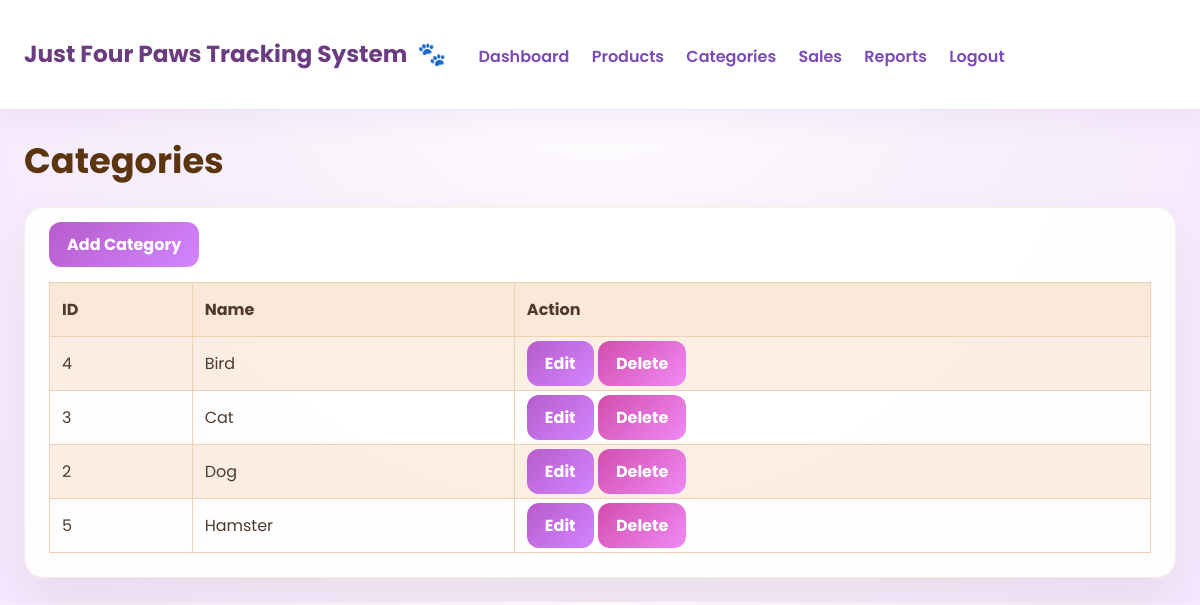
The app's page /categories.php (signed in) with its own data.
### tables this page shows
CREATE TABLE `categories` (
  `id` int(11) NOT NULL AUTO_INCREMENT,
  `name` varchar(100) NOT NULL,
  PRIMARY KEY (`id`)
);

### categories.php (the view, shortened to what this page needs)
<?php
include 'config/database.php';
include 'includes/header.php';
$query = "SELECT * FROM categories ORDER BY name";
$result = mysqli_query($inventory_conn, $query);
?>
<h1 class="page-title">Categories</h1>
<div class="table-card">
    <a href="add_category.php" class="btn">Add Category</a>
    <br><br>
    <table>
        <tr>
            <th>ID</th>
            <th>Name</th>
            <th>Action</th>
        </tr>
        <?php while ($row = mysqli_fetch_assoc($result)) { ?>
        <tr>
            <td><?php echo $row['id']; ?></td>
            <td><?php echo htmlspecialchars($row['name']); ?></td>
            <td>
                <a href="edit_category.php?id=<?php echo $row['id']; ?>" class="btn">Edit</a>
                <a href="delete_category.php?id=<?php echo $row['id']; ?>" class="btn btn-danger" onclick="return confirm('Are you sure you want to delete this category?');">Delete</a>
            </td>
        </tr>
        <?php } ?>
    </table>
</div>
<?php include 'includes/footer.php'; ?>

### assets/style.css (style rules this page uses)
body { font-family: 'Poppins', 'Segoe UI', Tahoma, Geneva, Verdana, sans-serif; margin: 0; background: radial-gradient(circle at top, #ffffff 0%, #f8f0fb 45%, #f4e7ff 100%); color: #4b2f5a; }
.page-title { margin: 0 0 20px; font-size: 2.2rem; color: #5b3410; }
.card, .form-card, .chart-card, .table-card { background: rgba(255, 255, 255, 0.95); border-radius: 20px; box-shadow: 0 20px 45px rgba(93, 57, 25, 0.08); padding: 24px; border: 1px solid rgba(220, 174, 127, 0.2); }
table { width: 100%; border-collapse: collapse; background: transparent; }
table, th, td { border: 1px solid #f0d0b3; }
th, td { padding: 14px 12px; text-align: left; color: #4d3b2e; }
th { background: #fbe8d8; }
tr:nth-child(even) { background: rgba(250, 231, 216, 0.7); }
.btn { background: linear-gradient(135deg, #b75bcc, #d286ff); color: white; padding: 11px 18px; text-decoration: none; border: none; border-radius: 12px; cursor: pointer; font-weight: 700; }
.btn-danger { background: linear-gradient(135deg, #d24dad, #f08af5); }

### records on screen
categories: id "4", name "Bird"
categories: id "3", name "Cat"
categories: id "2", name "Dog"
categories: id "5", name "Hamster"
